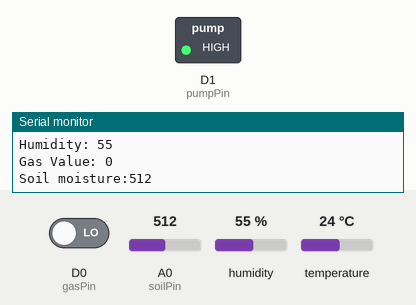
Simulated run of this sketch. Board: ESP8266 (NodeMCU). Parts: switched loads named in the sketch (green lamp = pin HIGH), the last lines printed to the serial monitor. The inputs (shaded band) are chosen by the test bench; at power-on: A0 (soilPin) = 512, D0 (gasPin) LOW, humidity 55 %, temperature 24 °C.

Above: at 4.9 s.
5.0 s: A0 (soilPin) set to 687
7.2 s: A0 (soilPin) set to 710
At 9.0 s:
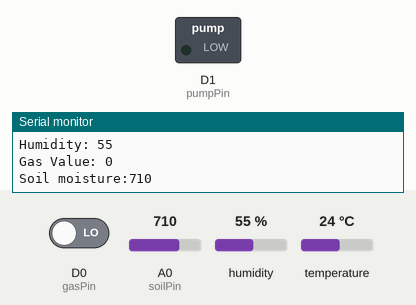
10.0 s: A0 (soilPin) set to 690
At 11.8 s:
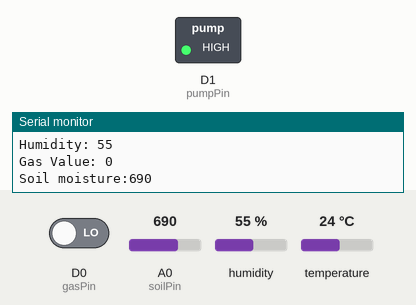
Timing chart, 0 to 13.3 s (numbered marks = the images above; inputs shaded):
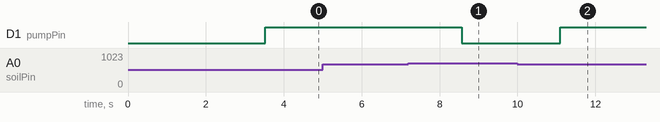

The sketch:

out_door_automation.ino
```cpp
#define CAYENNE_PRINT Serial
#include<CayenneMQTTESP8266.h>
char ssid[] = "ICE_Innovation_Lab";
char wifiPassword[] = "beinnovative#";

char username[] = "84056ba0-9e54-11e9-ace6-4345fcc6b81e";
char password[] = "76e61cdce9846f42dd06daf774403de6c21d1b5c";
char clientID[] = "f9c66e10-af23-11ec-8c44-371df593ba58";

#define gasPin D0
#define soilPin A0
#define dhtPin D2
#define pumpPin D1

#include<DHT.h>
#define DHTTYPE DHT11
DHT dht(dhtPin,DHTTYPE);
int localTemp = 0;
int localHum = 0;
int gasValue;
int soilMoisture;


void setup() {

    Serial.begin(9600);
    Cayenne.begin(username,password,clientID,ssid,wifiPassword);
    pinMode(pumpPin,OUTPUT);
    pinMode(gasPin,INPUT);
    pinMode(soilPin,INPUT);
}

void loop() {

  Cayenne.loop();
  getDht();
  getGas();
  getMoisture();
}

void getDht(void){
  float temp = localTemp;
  float hum = localHum;
  localTemp = dht.readTemperature();
  localHum = dht.readHumidity();
  Serial.print("Temperature: ");
  Serial.println(localTemp);
  Serial.print("Humidity: ");
  Serial.println(localHum);
  delay(500);
}

void getGas(void){

  gasValue = digitalRead(gasPin);
    if(gasValue == 1)
  {
    Serial.print("Gas Detect: ");
    Serial.println(gasValue);
  }

  else
  {
    Serial.print("Gas Value: ");
    Serial.println(gasValue);
  }

  delay(500);

}

void getMoisture(void){

  soilMoisture = analogRead(soilPin);

  if (soilMoisture <700){
    digitalWrite(pumpPin,HIGH);

  }

  else{
    digitalWrite(pumpPin,LOW);
  }
  Serial.print("Soil moisture:");
  Serial.println(soilMoisture);
  delay(500);

}

CAYENNE_OUT_DEFAULT(){
  Cayenne.virtualWrite(1,soilMoisture);
  Cayenne.virtualWrite(2,gasValue);
  Cayenne.virtualWrite(3,localTemp);
  Cayenne.virtualWrite(4,localHum);
}

CAYENNE_IN(5)
{
   int currentValue=getValue.asInt();
   if(currentValue==1)
   {
     digitalWrite(pumpPin,HIGH);
   }
   else
   {
     digitalWrite(pumpPin,LOW);
   }
}

void serialPrint(void)
{
  Serial.print("Temperature: ");
  Serial.println(localTemp);
  Serial.print("Humidity: ");
  Serial.println(localHum);

  delay(500);
}
```

Measured:
- the behaviour switches between 699 and 700 on A0 (soilPin) (found by bisection; images 0 and 1)
- after the input at 7.2 s, D1 (pumpPin): HIGH → LOW after 1.4 s
- after the input at 10.0 s, D1 (pumpPin): LOW → HIGH after 1.1 s
